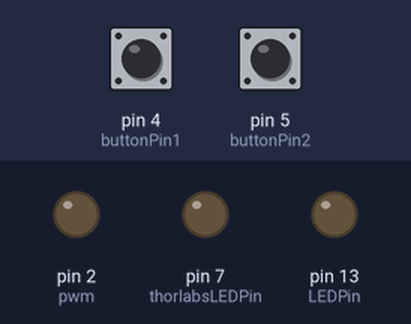
This sketch was run on a simulated Arduino Uno, built with avr-gcc and run on an emulated ATmega328P. Shown: output pins drawn as LEDs (lit = HIGH). Dashed ring = blinking. The test bench sets the inputs (shaded band); at power-on: pin 4 (buttonPin1) LOW, pin 5 (buttonPin2) LOW.

Above: at 1.2 s.
1.3 s: pin 4 (buttonPin1) pulled HIGH for 0.15 s
At 2.9 s:
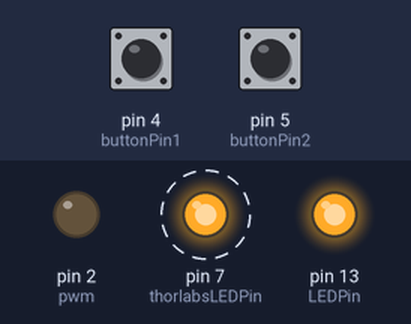
At 4.3 s:
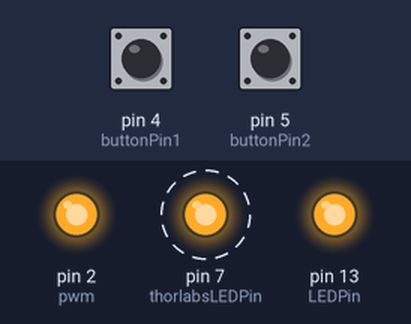
Timing chart, 0 to 10.4 s (numbered marks = the images above; inputs shaded):
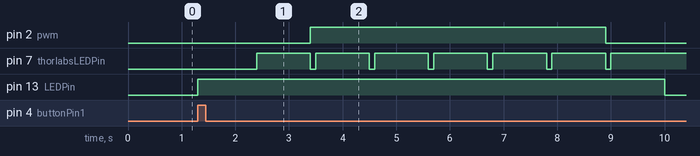

Measured:
- after the input at 1.3 s, pin 2 (pwm): LOW → HIGH after 2.1 s, → LOW 5.5 s later; pin 7 (thorlabsLEDPin): alternates HIGH for 1.0 s and LOW for 0.10 s, starting after 1.1 s; pin 13 (LEDPin): LOW → HIGH at once, → LOW 8.7 s later

The sketch:

enfield_pressure_firmware.ino
```cpp
// Filename: pressureRegulator.ino
// Hardware: teensy 4.1
// ------------------------------------------------------------------------
// This file controls an Enfield pressure regulator with air input of 2psi.
// The pressure range is therefore 0 to 2 psi.


const int pwm = 2 ;         //initializing pin 2 as ‘pwm’ variable
const int buttonPin1 = 4;    // initializing pin 4 as a button variable
const int buttonPin2 = 5;   //initializing pin 5 as a button variable
const int LEDPin = 13;
const int thorlabsLEDPin = 7;

int buttonState1 = 0;
int buttonState2 = 0;

void setup()
{
    pinMode(pwm,OUTPUT) ;     //Set pin 2 as output
    pinMode(buttonPin1, INPUT);  //Set pin 3 as input
    pinMode(buttonPin2, INPUT);  //Set pin 4 as input
    pinMode(LEDPin, OUTPUT);
    pinMode(thorlabsLEDPin, OUTPUT);

}


void loop()
{
  // read the state of the button
    buttonState1 = digitalRead(buttonPin1);
    buttonState2 = digitalRead(buttonPin2);

    if (buttonState1 == HIGH && buttonState2 == LOW){
      digitalWrite(LEDPin, HIGH);

      delay(1000);

      analogWrite(pwm,127) ;         //setting pwm to increase PSI from 1 to 1.6, incrementing by 0.1
      digitalWrite(thorlabsLEDPin, LOW);
      delay(100);
            digitalWrite(thorlabsLEDPin, HIGH);
      delay(1000) ;             //delay of 1s

      analogWrite(pwm,153) ;    // 1.2 psi
      digitalWrite(thorlabsLEDPin, LOW);
      delay(100);
                  digitalWrite(thorlabsLEDPin, HIGH);
      delay(1000) ;

      analogWrite(pwm,178) ;     // 1.4 psi
      digitalWrite(thorlabsLEDPin, LOW);
      delay(100);
                  digitalWrite(thorlabsLEDPin, HIGH);
      delay(1000) ;

      analogWrite(pwm,203) ;     // 1.6 psi
            digitalWrite(thorlabsLEDPin, LOW);
            delay(100);
                        digitalWrite(thorlabsLEDPin, HIGH);
      delay(1000) ;

      analogWrite(pwm,178) ;      //1.4 psi
            digitalWrite(thorlabsLEDPin, LOW);
            delay(100);
                        digitalWrite(thorlabsLEDPin, HIGH);
      delay(1000) ;

      analogWrite(pwm,152) ;       //1.2 psi
            digitalWrite(thorlabsLEDPin, LOW);
            delay(100);
                        digitalWrite(thorlabsLEDPin, HIGH);
      delay(1000) ;

      analogWrite(pwm,127) ;     // 1 psi
            digitalWrite(thorlabsLEDPin, LOW);
            delay(100);
                        digitalWrite(thorlabsLEDPin, HIGH);
      delay(1000) ;

      }
    else if(buttonState2 == HIGH){
      digitalWrite(LEDPin, LOW);
      delay(500);

      analogWrite(pwm, 127);
      delay(10000);
      }
    else if(buttonState1 == LOW && buttonState2 == LOW){
      digitalWrite(LEDPin, LOW);
      analogWrite(pwm, 0);
      }


}
```
